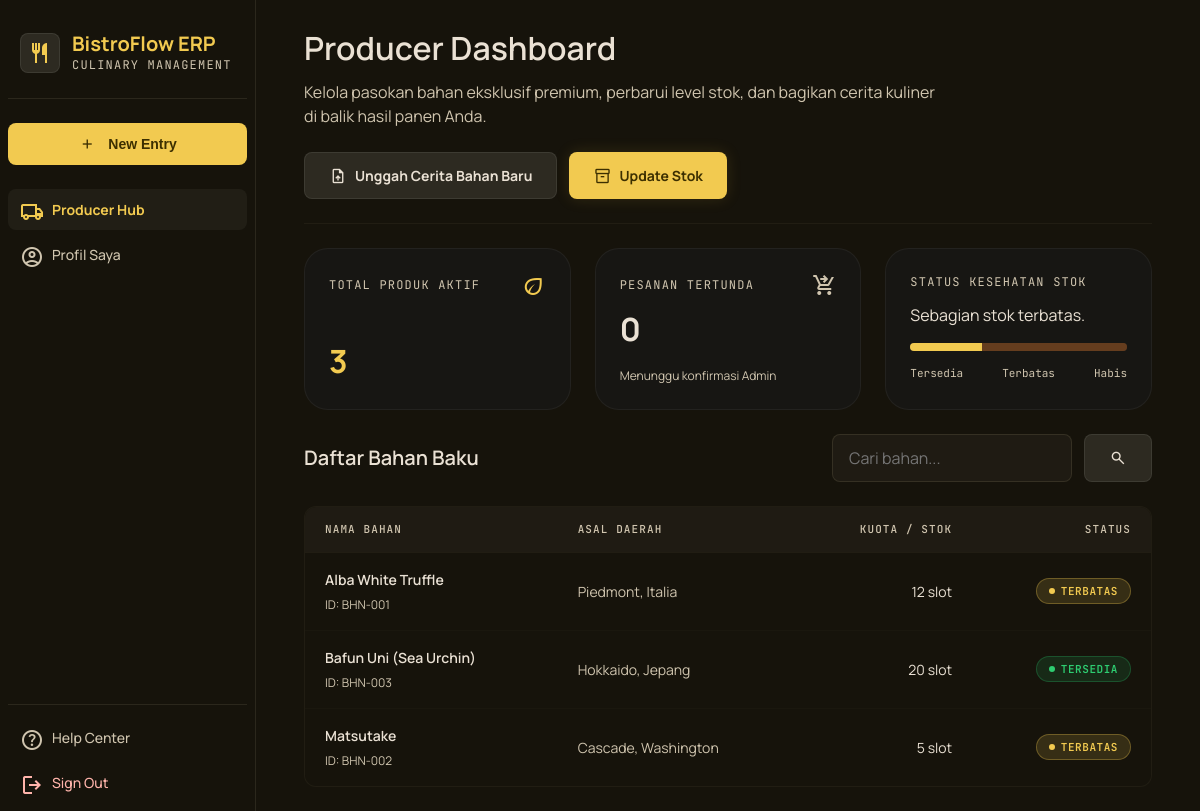
Page /produsen/dashboard.php (signed in) on the committed database.
### tables this page shows
CREATE TABLE bahan (
    bahan_id INT(11) NOT NULL AUTO_INCREMENT,
    nama_bahan VARCHAR(150) NOT NULL UNIQUE,
    asal_daerah VARCHAR(200) NOT NULL,
    narasi_cerita_bahan TEXT NOT NULL,
    nama_petani VARCHAR(100) NOT NULL,
    sertifikasi VARCHAR(200),
    status_ketersediaan ENUM('tersedia','terbatas','habis') NOT NULL DEFAULT 'tersedia',
    is_musiman TINYINT(1) NOT NULL DEFAULT 0,
    kuota_reservasi INT DEFAULT 0,
    estimasi_tersedia_berikutnya DATE,
    path_file_server VARCHAR(500),
    produsen_id INT(11) DEFAULT NULL,
    PRIMARY KEY (bahan_id),
    FOREIGN KEY (produsen_id) REFERENCES users(user_id) ON DELETE SET NULL
);

### config/auth.php (called while the page is built, shortened)
<?php
function e(string $value): string
{
    return htmlspecialchars($value, ENT_QUOTES, 'UTF-8');
}
function url(string $path): string
{
    $path = '/' . ltrim($path, '/');
    return rtrim(BASE_PATH, '/') . $path;
}

### produsen/dashboard.php (the view, shortened to what this page needs)
<?php
$pdo = getDB();
$userId = $_SESSION['user_id'];
$search = trim($_GET['cari'] ?? '');
$stmt = $pdo->prepare("SELECT COUNT(*) FROM bahan WHERE produsen_id = ?");
$stmt->execute([$userId]);
$totalProduk = (int) $stmt->fetchColumn();
$stmt = $pdo->prepare("SELECT COUNT(*) FROM reservasi r JOIN bahan b ON b.bahan_id = r.bahan_id WHERE b.produsen_id = ? AND r.status_reservasi = 'menunggu'");
$stmt->execute([$userId]);
$pesananTertunda = (int) $stmt->fetchColumn();
$stmt = $pdo->prepare("SELECT status_ketersediaan, COUNT(*) AS jumlah FROM bahan WHERE produsen_id = ? GROUP BY status_ketersediaan");
$stmt->execute([$userId]);
$statusCounts = ['tersedia' => 0, 'terbatas' => 0, 'habis' => 0];
foreach ($stmt->fetchAll() as $row) {
    $statusCounts[$row['status_ketersediaan']] = (int) $row['jumlah'];
}
$totalBahanForBar = max(1, array_sum($statusCounts));
$persenTersedia = round($statusCounts['tersedia'] / $totalBahanForBar * 100);
$persenTerbatas = round($statusCounts['terbatas'] / $totalBahanForBar * 100);
$persenHabis = 100 - $persenTersedia - $persenTerbatas;
$sql = "SELECT * FROM bahan WHERE produsen_id = ?";
$params = [$userId];
$sql .= " ORDER BY nama_bahan ASC";
$stmt = $pdo->prepare($sql);
$stmt->execute($params);
$bahanList = $stmt->fetchAll();
require_once __DIR__ . '/../includes/header.php';
require_once __DIR__ . '/../includes/sidebar.php';
?>
<header class="page-header">
    <div>
        <h2>Producer Dashboard</h2>
        <p>Kelola pasokan bahan eksklusif premium, perbarui level stok, dan bagikan cerita kuliner di balik hasil panen
            Anda.</p>
    </div>
    <div class="flex gap-sm">
        <a href="<?= url('produsen/upload_bahan.php') ?>" class="btn btn-secondary">
            <span class="material-symbols-outlined" style="font-size:18px;">upload_file</span> Unggah Cerita Bahan Baru
        </a>
        <a href="<?= url('produsen/update_stok.php') ?>" class="btn btn-primary">
            <span class="material-symbols-outlined" style="font-size:18px;">inventory_2</span> Update Stok
        </a>
    </div>
</header>
<div class="stat-grid" style="grid-template-columns: repeat(3, 1fr);">
    <div class="stat-card">
        <div class="flex justify-between items-center">
            <span class="label">Total Produk Aktif</span>
            <span class="material-symbols-outlined" style="color: var(--color-primary);">eco</span>
        </div>
        <div class="value"><?= $totalProduk ?></div>
    </div>
    <div class="stat-card">
        <div class="flex justify-between items-center">
            <span class="label">Pesanan Tertunda</span>
            <span class="material-symbols-outlined"
                style="color: var(--color-on-surface-variant);">shopping_cart_checkout</span>
        </div>
        <div class="value light"><?= $pesananTertunda ?></div>
        <p class="form-help">Menunggu konfirmasi Admin</p>
    </div>
    <div class="stat-card">
        <span class="label">Status Kesehatan Stok</span>
        <p style="font-size:16px; margin: 4px 0 8px;">
            <?php
            if ($persenHabis > 30)
                echo 'Beberapa stok perlu perhatian.';
            elseif ($persenTerbatas > 30)
                echo 'Sebagian stok terbatas.';
            else
                echo 'Sebagian besar stok aman.';
            ?>
        </p>
        <div class="progress-bar" style="display:flex;">
            <div style="height:100%; background: var(--color-primary); width: <?= $persenTersedia ?>%;"></div>
            <div style="height:100%; background: var(--color-secondary-container); width: <?= $persenTerbatas ?>%;">
            </div>
        </div>
        <div class="flex justify-between font-mono"
            style="font-size:11px; color: var(--color-on-surface-variant); margin-top:6px;">
            <span>Tersedia</span><span>Terbatas</span><span>Habis</span>
        </div>
    </div>
</div>
<div class="flex justify-between items-center mb-md">
    <h3 class="section-title" style="margin-bottom:0;">Daftar Bahan Baku</h3>
    <form method="GET" class="flex gap-sm">
        <input type="text" name="cari" class="form-control" placeholder="Cari bahan..." value="<?= e($search) ?>"
            style="width:240px;">
        <button type="submit" class="btn btn-secondary"><span class="material-symbols-outlined"
                style="font-size:18px;">search</span></button>
    </form>
</div>
<?php if (empty($bahanList)): ?>
    <div class="card empty-state">
        <span class="material-symbols-outlined icon">inventory_2</span>
        <h4>Belum ada bahan terdaftar</h4>
        <p>Unggah cerita bahan baru untuk mulai mengisi katalog Anda.</p>
    </div>
<?php else: ?>
    <div class="table-wrap table-wrap-scroll">
        <table>
            <thead>
                <tr>
                    <th>Nama Bahan</th>
                    <th>Asal Daerah</th>
                    <th class="text-right">Kuota / Stok</th>
                    <th class="text-right">Status</th>
                </tr>
            </thead>
            <tbody>
                <?php foreach ($bahanList as $b):
                    $statusBadge = ['tersedia' => 'badge-success', 'terbatas' => 'badge-warning', 'habis' => 'badge-error'][$b['status_ketersediaan']];
                    ?>
                    <tr>
                        <td>
                            <div style="font-weight:600;"><?= e($b['nama_bahan']) ?></div>
                            <div class="form-help">ID: BHN-<?= str_pad($b['bahan_id'], 3, '0', STR_PAD_LEFT) ?></div>
                        </td>
                        <td class="text-muted"><?= e($b['asal_daerah']) ?></td>
                        <td class="text-right"><?= $b['kuota_reservasi'] ?>         <?= $b['is_musiman'] ? 'slot' : 'unit' ?></td>
                        <td class="text-right"><span
                                class="badge <?= $statusBadge ?>"><?= e(ucfirst($b['status_ketersediaan'])) ?></span></td>
                    </tr>
                <?php endforeach; ?>
            </tbody>
        </table>
    </div>
<?php endif; ?>
<?php require_once __DIR__ . '/../includes/footer.php'; ?>

### rows in the picture
bahan: nama_bahan "Alba White Truffle", bahan_id "001", asal_daerah "Piedmont, Italia", kuota_reservasi "12", is_musiman "slot", status_ketersediaan "TERBATAS"
bahan: nama_bahan "Bafun Uni (Sea Urchin)", bahan_id "003", asal_daerah "Hokkaido, Jepang", kuota_reservasi "20", is_musiman "slot", status_ketersediaan "TERSEDIA"
bahan: nama_bahan "Matsutake", bahan_id "002", asal_daerah "Cascade, Washington", kuota_reservasi "5", is_musiman "slot", status_ketersediaan "TERBATAS"

### other values in the picture
$item['label'] "Producer Hub"
$item['label'] "Profil Saya"
$totalProduk "3"
$pesananTertunda "0"
